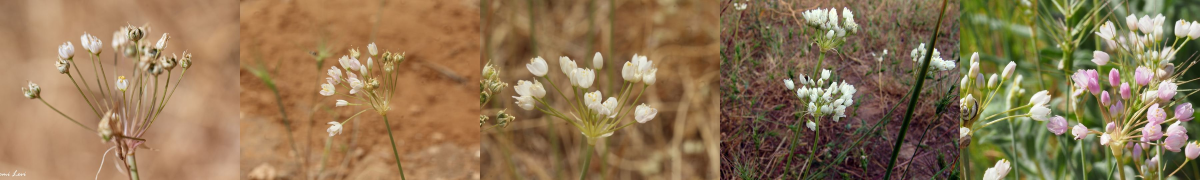
#> input picture geophytes/img/allaki.jpg, 3600 x 540 px (shown at 1/3 size)
$ python -i photos-build.py   (imports and definitions only)
#> lines starting #> are read from the running program, lines starting #| are printed output that depends on the picture; after the words box and inside, x2 and y2 are one past the last pixel; in counts of white or black regions, pixels touching at a corner belong together
"""שלב 2+3: בוחר לכל מין את התמונות החדות והיפות ביותר מתוך המועמדות, מוריד אותן באיכות גבוהה ובונה:
   img/<code>.jpg    פס של 3–5 מסגרות 4:3 (הראשונה = הטובה ביותר)
   img/t/<code>.jpg  תמונה קטנה לרשימה
   data/photos.js    קרדיטים

בחירה: חדות (שונות לפלסיאן), צבעוניות, מיקום במיון של iNaturalist (תמונות נבחרות/מועדפות קודם),
הסרת כפילויות דומות (dhash), וסינון תמונות כהות/בהירות מדי או מטושטשות.
"""
import json, os, subprocess, sys
from concurrent.futures import ThreadPoolExecutor
import numpy as np
from PIL import Image, ImageOps

ROOT = os.path.dirname(os.path.dirname(os.path.abspath(__file__)))
CAND = os.path.join(ROOT, 'cand')
EXTRA_DIR = os.path.join(ROOT, 'extra-img')
IMG = os.path.join(ROOT, 'img')
# [1 line not run here, left out]
W, H = 720, 540
TW, TH = 360, 270


def feats(path):
#> called with path = '../img/allaki.jpg'
    im = ImageOps.exif_transpose(Image.open(path)).convert('RGB')
#> im is the input picture: PIL image 3600x540 RGB; mean R, G, B 143.8, 118.6, 83.9
    im.thumbnail((500, 500))
#> im: PIL image 500x75 RGB
    a = np.asarray(im, dtype=np.float32)
    g = a.mean(axis=2)
    lap = g[1:-1, 1:-1] * 4 - g[:-2, 1:-1] - g[2:, 1:-1] - g[1:-1, :-2] - g[1:-1, 2:]
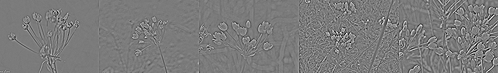
#> lap: shape (73, 498) float32; min -288, max 306.7, mean 0; drawn with min black and max white
    sharp = float(lap.var())
#> sharp = 1622.9
    lum = float(g.mean())
#> lum = 115.3
    sat = float((a.max(axis=2) - a.min(axis=2)).mean())
#> sat = 62.52
    # פריחה: פיקסלים צבעוניים שאינם ירוקים (עלי כותרת) או לבנים, באזור המרכזי של התמונה
    hsv = np.asarray(im.convert('HSV'), dtype=np.float32)
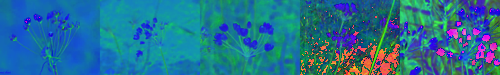
#> hsv: shape (75, 500, 3) float32; mean R, G, B 37, 112.6, 145.8
    h_, s_, v_ = hsv[..., 0], hsv[..., 1], hsv[..., 2]
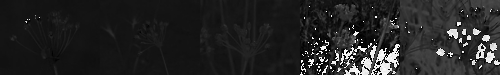
#> h_: shape (75, 500) float32; min 0, max 254, mean 37
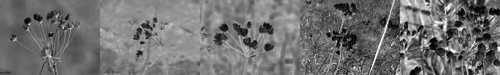
#> s_: shape (75, 500) float32; min 0, max 255, mean 112.6
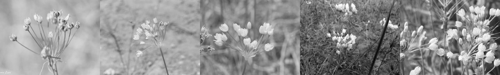
#> v_: shape (75, 500) float32; min 6, max 255, mean 145.8
    hh, ww = h_.shape
#> hh = 75; ww = 500
    cy, cx = slice(int(hh * .2), int(hh * .8)), slice(int(ww * .2), int(ww * .8))
    colored = (s_ > 80) & (v_ > 70) & ~((h_ > 40) & (h_ < 125))
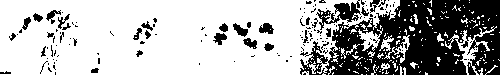
#> colored: shape (75, 500) bool; 68.6% white; 149 black regions (119 under 20 px), largest, box (x1, y1, x2, y2) and area: (300, 0, 500, 75) 9465, (316, 0, 361, 30) 507, (259, 23, 274, 34) 114
    white = (v_ > 215) & (s_ < 40)
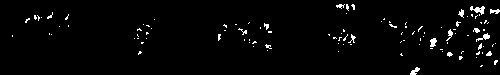
#> white: shape (75, 500) bool; 2.4% white in thin lines or dots
    bloom = float(colored[cy, cx].mean() + 0.5 * white[cy, cx].mean())
#> bloom = 0.771
    # dhash
    s = np.asarray(ImageOps.grayscale(im).resize((9, 8)), dtype=np.int16)
    dh = (s[:, 1:] > s[:, :-1]).flatten()
    return sharp, lum, sat, dh, bloom


# [34 lines left out: function choose, not called in this run]


def dl(url, dest):
    r = subprocess.run(['curl', '-sS', '-L', '-m', '60', '-o', dest, '-w', '%{http_code}', url], capture_output=True, text=True)
    return r.stdout.strip() == '200' and os.path.exists(dest) and os.path.getsize(dest) > 8000


def fit(im, w, h):
    return ImageOps.fit(ImageOps.exif_transpose(im).convert('RGB'), (w, h), Image.LANCZOS, centering=(0.5, 0.5))


# [78 lines left out: functions build_one, main, not called in this run]


# [2 lines not run here, left out]

>>> result = feats('../img/allaki.jpg')
#> result = 5 items

$ run again, on geophytes/img/allcal.jpg
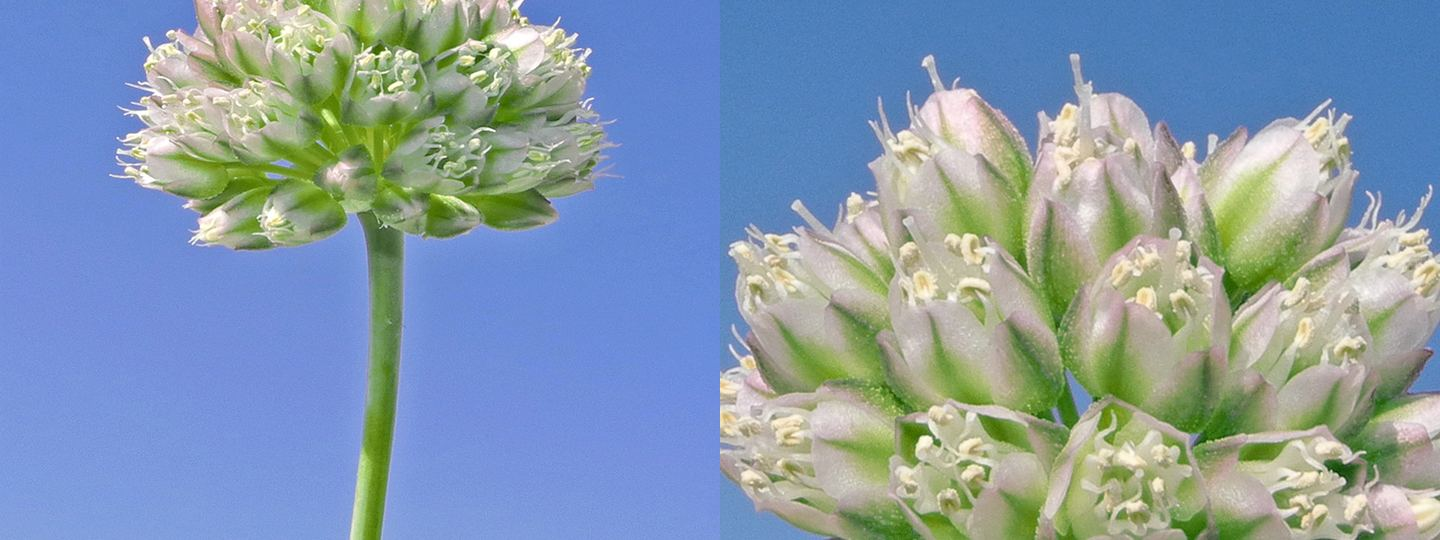
#> input picture geophytes/img/allcal.jpg, 1440 x 540 px
#> in feats, im is the input picture: PIL image 1440x540 RGB; mean R, G, B 134, 154.6, 171.6
#> im: PIL image 500x188 RGB
#> sharp = 671.3
#> lum = 153.4
#> sat = 72.15
#> in feats, `colored = (s_ > 80) & (v_ > 70) & ~((h_ > 40) & (h_ < 125))`:
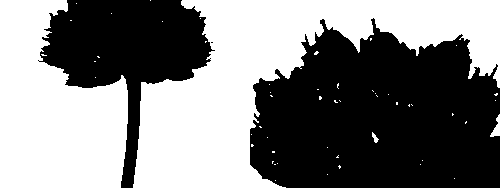
#> colored: shape (188, 500) bool; 50.2% white; 3 black regions (1 under 20 px), largest, box (x1, y1, x2, y2) and area: (250, 18, 500, 188) 33289, (38, 0, 215, 188) 13550
#> in feats, `white = (v_ > 215) & (s_ < 40)`:
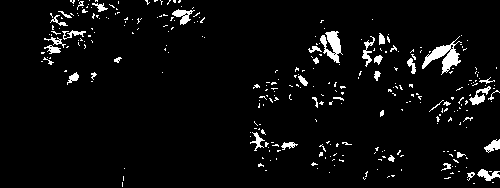
#> white: shape (188, 500) bool; 4.5% white; 303 white regions (264 under 20 px), largest, box (x1, y1, x2, y2) and area: (422, 36, 462, 75) 538, (320, 31, 343, 63) 383, (172, 9, 195, 25) 167
#> bloom = 0.438
#> result = 5 items

$ run again, on geophytes/img/allcar.jpg
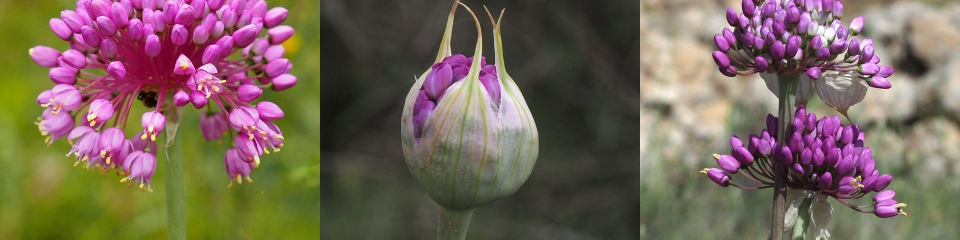
#> input picture geophytes/img/allcar.jpg, 1920 x 480 px (shown at 1/2 size)
#> in feats, im is the input picture: PIL image 1920x480 RGB; mean R, G, B 118.5, 101.2, 89.1
#> im: PIL image 500x125 RGB
#> in feats, `lap = g[1:-1, 1:-1] * 4 - g[:-2, 1:-1] - g[2:, 1:-1] - g[1:-1, :-2] - ..`:
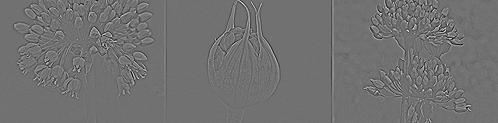
#> lap: shape (123, 498) float32; min -264.3, max 329.7, mean 0; drawn with min black and max white
#> sharp = 1102.2
#> lum = 102.9
#> sat = 47
#> colored: shape (125, 500) bool; 21.2% white; 93 white regions (74 under 20 px), largest, box (x1, y1, x2, y2) and area: (16, 0, 156, 114) 8621, (365, 52, 472, 113) 1724, (378, 0, 448, 31) 836
#> in feats, `white = (v_ > 215) & (s_ < 40)`:
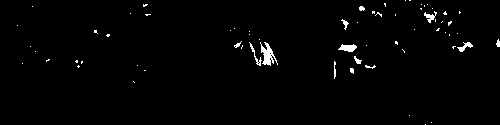
#> white: shape (125, 500) bool; 1.4% white; 65 white regions (53 under 20 px), largest, box (x1, y1, x2, y2) and area: (260, 42, 278, 66) 198, (338, 44, 357, 52) 99, (457, 42, 473, 52) 67
#> bloom = 0.168
#> result = 5 items

$ run again, on geophytes/img/alldec.jpg
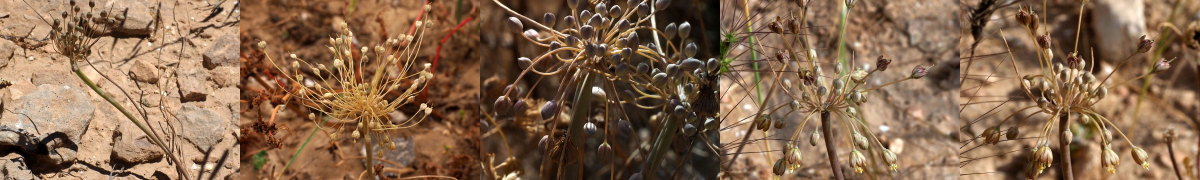
#> input picture geophytes/img/alldec.jpg, 3600 x 540 px (shown at 1/3 size)
#> in feats, im is the input picture: PIL image 3600x540 RGB; mean R, G, B 135, 103.8, 77.2
#> im: PIL image 500x75 RGB
#> sharp = 3490
#> lum = 105.3
#> sat = 57.84
#> colored: shape (75, 500) bool; 67.8% white; 510 black regions (443 under 20 px), largest, box (x1, y1, x2, y2) and area: (189, 0, 312, 75) 4079, (0, 30, 40, 75) 1101, (368, 23, 400, 58) 489
#> in feats, `white = (v_ > 215) & (s_ < 40)`:
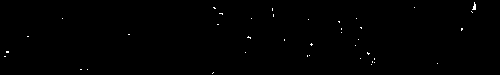
#> white: shape (75, 500) bool; 0.28% white in thin lines or dots
#> bloom = 0.644
#> result = 5 items
